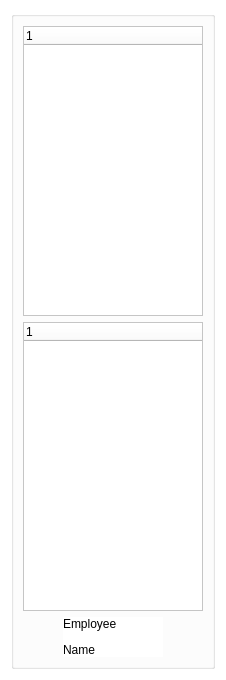
<?xml version="1.0" encoding="UTF-8"?>
<ui version="4.0">
 <comment>This file is part of the xTuple ERP: PostBooks Edition, a free and
open source Enterprise Resource Planning software suite,
Copyright (c) 1999-2014 by OpenMFG LLC, d/b/a xTuple.
It is licensed to you under the Common Public Attribution License
version 1.0, the full text of which (including xTuple-specific Exhibits)
is available at www.xtuple.com/CPAL.  By using this software, you agree
to be bound by its terms.</comment>
 <class>desktopMenuBar</class>
 <widget class="QWidget" name="desktopMenuBar">
  <property name="geometry">
   <rect>
    <x>0</x>
    <y>0</y>
    <width>226</width>
    <height>680</height>
   </rect>
  </property>
  <property name="windowTitle">
   <string/>
  </property>
  <property name="styleSheet">
   <string notr="true">background-color: rgb(255, 255, 255);</string>
  </property>
  <layout class="QVBoxLayout" name="verticalLayout">
   <item>
    <widget class="QGroupBox" name="box">
    <layout class="QVBoxLayout" name="verticalLayout2">
    <item>
    <widget class="XTreeWidget" name="_shortcutMenu">
     <property name="maximumSize">
      <size>
       <width>16777215</width>
       <height>16777215</height>
      </size>
     </property>
     <property name="verticalScrollBarPolicy">
      <enum>Qt::ScrollBarAsNeeded</enum>
     </property>
     <property name="autoScroll">
      <bool>false</bool>
     </property>
    </widget>
   </item>
   <item>
    <widget class="XTreeWidget" name="_mainMenu">
     <property name="maximumSize">
      <size>
       <width>16777215</width>
       <height>16777215</height>
      </size>
     </property>
     <property name="verticalScrollBarPolicy">
      <enum>Qt::ScrollBarAsNeeded</enum>
     </property>
     <property name="autoScroll">
      <bool>false</bool>
     </property>
    </widget>
   </item>
   <item>
    <layout class="QHBoxLayout" name="horizontalLayout">
     <item>
      <widget class="XLabel" name="_employee">
       <property name="maximumSize">
        <size>
         <width>100</width>
         <height>100</height>
        </size>
       </property>
       <property name="styleSheet">
        <string notr="true">font: 75 12pt &quot;Verdana&quot;;</string>
       </property>
       <property name="text">
        <string>&lt;html&gt;&lt;head/&gt;&lt;body&gt;&lt;p&gt;Employee&lt;/p&gt;&lt;p&gt;Name&lt;/p&gt;&lt;/body&gt;&lt;/html&gt;</string>
       </property>
      </widget>
     </item>
    </layout>
   </item>
   </layout>
   </widget>
   </item>
  </layout>
 </widget>
 <customwidgets>
  <customwidget>
   <class>ImageCluster</class>
   <extends>QWidget</extends>
   <header>imagecluster.h</header>
  </customwidget>
  <customwidget>
   <class>XLabel</class>
   <extends>QLabel</extends>
   <header>xlabel.h</header>
  </customwidget>
  <customwidget>
   <class>XTreeWidget</class>
   <extends>QTreeWidget</extends>
   <header>xtreewidget.h</header>
  </customwidget>
 </customwidgets>
 <resources/>
 <connections/>
</ui>
